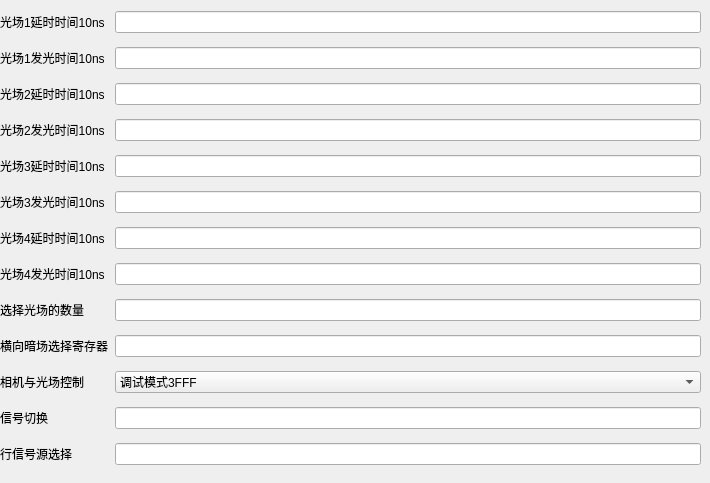
       <widget class="QWidget" name="LighterParam">
        <attribute name="title">
         <string notr="true">光源控制器参数</string>
        </attribute>
        <widget class="QWidget" name="layoutWidget">
         <property name="geometry">
          <rect>
           <x>0</x>
           <y>3</y>
           <width>701</width>
           <height>471</height>
          </rect>
         </property>
         <layout class="QGridLayout" name="gridLayout_8">
          <item row="8" column="0">
           <widget class="QLabel" name="SelectedLightFieldNumberLB">
            <property name="text">
             <string>选择光场的数量</string>
            </property>
           </widget>
          </item>
          <item row="4" column="1">
           <widget class="QLineEdit" name="LightField3DelayTimeLE"/>
          </item>
          <item row="7" column="0">
           <widget class="QLabel" name="LightField4GlowTimeLB">
            <property name="text">
             <string>光场4发光时间10ns</string>
            </property>
           </widget>
          </item>
          <item row="11" column="1">
           <widget class="QLineEdit" name="SignalSwitchLE"/>
          </item>
          <item row="10" column="1">
           <widget class="QComboBox" name="CamareAndLightFieldControlCB">
            <item>
             <property name="text">
              <string>调试模式3FFF</string>
             </property>
            </item>
            <item>
             <property name="text">
              <string>运行模式7FFF</string>
             </property>
            </item>
           </widget>
          </item>
          <item row="9" column="1">
           <widget class="QLineEdit" name="HorizontalDarkfieldSelectRegisterLE"/>
          </item>
          <item row="7" column="1">
           <widget class="QLineEdit" name="LightField4GlowTimeLE"/>
          </item>
          <item row="9" column="0">
           <widget class="QLabel" name="HorizontalDarkfieldSelectRegisterLB">
            <property name="text">
             <string>横向暗场选择寄存器</string>
            </property>
           </widget>
          </item>
          <item row="1" column="1">
           <widget class="QLineEdit" name="LightField1GlowTimeLE"/>
          </item>
          <item row="11" column="0">
           <widget class="QLabel" name="SignalSwitchLB">
            <property name="text">
             <string>信号切换</string>
            </property>
           </widget>
          </item>
          <item row="2" column="0">
           <widget class="QLabel" name="LightField2DelayTimeLB">
            <property name="text">
             <string>光场2延时时间10ns</string>
            </property>
           </widget>
          </item>
          <item row="0" column="1">
           <widget class="QLineEdit" name="LightField1DelayTimeLE"/>
          </item>
          <item row="3" column="0">
           <widget class="QLabel" name="LightField2GlowTimeLB">
            <property name="text">
             <string>光场2发光时间10ns</string>
            </property>
           </widget>
          </item>
          <item row="6" column="1">
           <widget class="QLineEdit" name="LightField4DelayTimeLE"/>
          </item>
          <item row="8" column="1">
           <widget class="QLineEdit" name="SelectedLightFieldNumberLE"/>
          </item>
          <item row="12" column="0">
           <widget class="QLabel" name="RowSignalSelectedLB">
            <property name="text">
             <string>行信号源选择</string>
            </property>
           </widget>
          </item>
          <item row="10" column="0">
           <widget class="QLabel" name="CamareAndLightFieldControlLB">
            <property name="text">
             <string>相机与光场控制</string>
            </property>
           </widget>
          </item>
          <item row="5" column="1">
           <widget class="QLineEdit" name="LightField3GlowTimeLE"/>
          </item>
          <item row="0" column="0">
           <widget class="QLabel" name="LightField1DelayTimeLB">
            <property name="text">
             <string>光场1延时时间10ns</string>
            </property>
           </widget>
          </item>
          <item row="2" column="1">
           <widget class="QLineEdit" name="LightField2DelayTimeLE"/>
          </item>
          <item row="4" column="0">
           <widget class="QLabel" name="LightField3DelayTimeLB">
            <property name="text">
             <string>光场3延时时间10ns</string>
            </property>
           </widget>
          </item>
          <item row="1" column="0">
           <widget class="QLabel" name="LightField1GlowTimeLB">
            <property name="text">
             <string>光场1发光时间10ns</string>
            </property>
           </widget>
          </item>
          <item row="5" column="0">
           <widget class="QLabel" name="LightField3GlowTimeLB">
            <property name="text">
             <string>光场3发光时间10ns</string>
            </property>
           </widget>
          </item>
          <item row="3" column="1">
           <widget class="QLineEdit" name="LightField2GlowTimeLE"/>
          </item>
          <item row="6" column="0">
           <widget class="QLabel" name="LightField4DelayTimeLB">
            <property name="text">
             <string>光场4延时时间10ns</string>
            </property>
           </widget>
          </item>
          <item row="12" column="1">
           <widget class="QLineEdit" name="RowSignalSelectedLE"/>
          </item>
         </layout>
        </widget>
       </widget>
